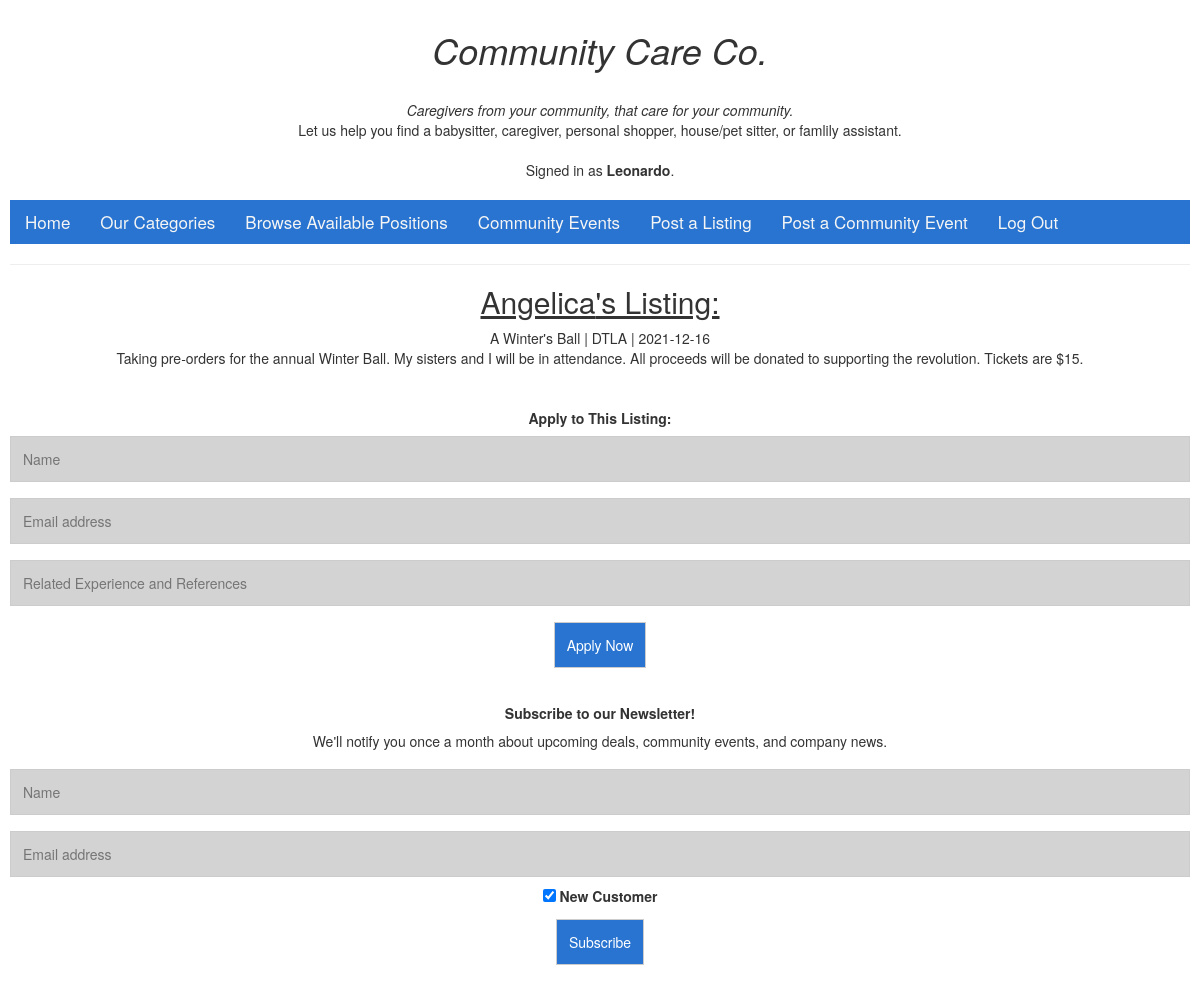
/listing/4 (signed in), run on the app's committed database.
### avail_listings/models.py (models this page shows, shortened)
class User(AbstractUser):
    pass

class Listing(models.Model):
    user = models.ForeignKey(User, on_delete=models.CASCADE, related_name="listing_owner")
    title = models.CharField(max_length=64)
    location = models.CharField(max_length=30)
    description = models.TextField()
    category = models.CharField(max_length=30)
    dates = models.CharField(max_length=30)
    active = models.BooleanField(default=True)

### avail_listings/views.py (the view)
# urls.py: path("listing/<int:listing_id>", views.listing, name="listing"),
@login_required
def listing(request, listing_id):
    listing = Listing.objects.get(id=listing_id)
    user = request.user
    if listing.user == user:
        owner = True
    else:
        owner = False
    return render(request, "avail_listings/listing.html", {
        'Listing': listing,
        'user': user,
        'owner': owner,
    })

### avail_listings/templates/avail_listings/listing.html (shortened to what this page needs)
{% extends "avail_listings/layout.html" %}
{% load static %}
{% block body %}
    <h2><u>{{ Listing.user }}'s Listing:</u></h2>
    <div>
        <div>
            {{ Listing.title }} | {{ Listing.location }} | {{ Listing.dates }}
            <br>{{ Listing.description }}
        </div><br><br>
        <div id="applications">
            <b>Apply to This Listing:</b>
            <input id="name" type="text" placeholder="Name">
            <input id="newEmail" type="text" placeholder="Email address">
            <input id="description" type="text" placeholder="Related Experience and References">
            <input id="submit" action="submit" type="submit" button onclick="success()" value="Apply Now"></button>
        </div>
    </div>
{% endblock %}

### avail_listings/templates/avail_listings/layout.html (shortened to what this page needs)
{% load static %}
<!DOCTYPE html>
<html lang="en">
    <head>
        <link rel="stylesheet" href="https://stackpath.bootstrapcdn.com/bootstrap/4.4.1/css/bootstrap.min.css">
        <link href="{% static 'avail_listings/styles.css' %}" rel="stylesheet">
        <link rel="stylesheet" href="https://maxcdn.bootstrapcdn.com/bootstrap/3.4.1/css/bootstrap.min.css">
    </head>
    <body>
        <h1>Community Care Co.</h1>
        <br><i>Caregivers from your community, that care for your community.</i>
        <br>Let us help you find a babysitter, caregiver, personal shopper, house/pet sitter, or famlily assistant.
        <div><br>
            {% if user.is_authenticated %}
                Signed in as <strong>{{ user.username }}</strong>.
            {% else %}
                <b>Not signed in.</b>
            {% endif %}
        </div>
        <br>
        <div class="nav">
            <ul class="nav">
                <li class="nav-item">
                    <a class="nav-link" href="{% url 'index' %}">Home</a>
                </li>
                <li class="nav-item">
                    <a class="nav-link" href="{% url 'categories' %}">Our Categories</a>
                </li>
                <li class="nav-item">
                    <a class="nav-link" href="{% url 'index' %}">Browse Available Positions</a>
                </li>
                <li class="nav-item">
                        <a class="nav-link" href="{% url 'events' %}">Community Events</a>
                </li>
                {% if user.is_authenticated %}
                    <li class="nav-item">
                        <a class="nav-link" href="{% url 'create_listing' %}">Post a Listing</a>
                    </li>
                    <li class="nav-item">
                        <a class="nav-link" href="{% url 'create_event' %}">Post a Community Event</a>
                    </li>
                    <li class="nav-item">
                        <a class="nav-link" href="{% url 'logout' %}">Log Out</a>
                    </li>
                {% endif %}
            </ul>
        </div>
        <hr>
        {% block body %}
        {% endblock %}
        <div><br>
            <footer>
                <h5><b>Subscribe to our Newsletter!</b></h5>
                <p>We'll notify you once a month about upcoming deals, community events, and company news.</p>
                <form>
                    <div id="subscriptions">
                        <input id="name" type="text" placeholder="Name">
                        <input id="newEmail" type="text" placeholder="Email address">
                        <div>
                            <label>
                                <input type="checkbox" checked="checked" name="subscribe"> New Customer
                            </label>
                        </div>
                        <input id="submit" action="submit" type="submit" button onclick="success()" value="Subscribe"></button>
                    </div>
                </form>
            </footer>
        </div>
    </body>
</html>

### avail_listings/static/avail_listings/styles.css (style rules this page uses)
h1 { text-align: center; font-style: italic; }
body { text-align: center; padding: 10px; color: black; background-color:lightslategray; }
.nav { color: whitesmoke; background-color: rgb(40, 116, 208); text-align: center; }
.nav a { font-style: bold; font-size: 17px; text-align: center; background-color: rgb(40, 116, 208); padding: 14px 16px; color: whitesmoke; }
input[type=text], input[type=submit] { width: 100%; padding: 12px; margin: 8px 0; border: 1px solid #ccc; box-sizing: border-box; text-align: left; background-color: lightgrey; }
input[type=submit] { width: 50%; background-color: rgb(40, 116, 208); color: white; border: none; text-align: center; }
.nav ul { list-style: none; text-align: center; }
.nav ul li { display: inline-block; }
.applications input[type=text], input[type=submit] { width: auto; padding: 12px; margin: 8px 0; border: 1px solid #ccc; box-sizing: border-box; text-align: left; background-color: rgb(40, 116, 208); color: white; }

### data on the page
User: username "Leonardo"
Listing: user "Angelica", title "A Winter's Ball", location "DTLA", dates "2021-12-16", description "Taking pre-orders for the annual Winter Ball. My sisters and I will be in attendance. All proceeds will be donated to supporting the revolution. Tickets are $15."
